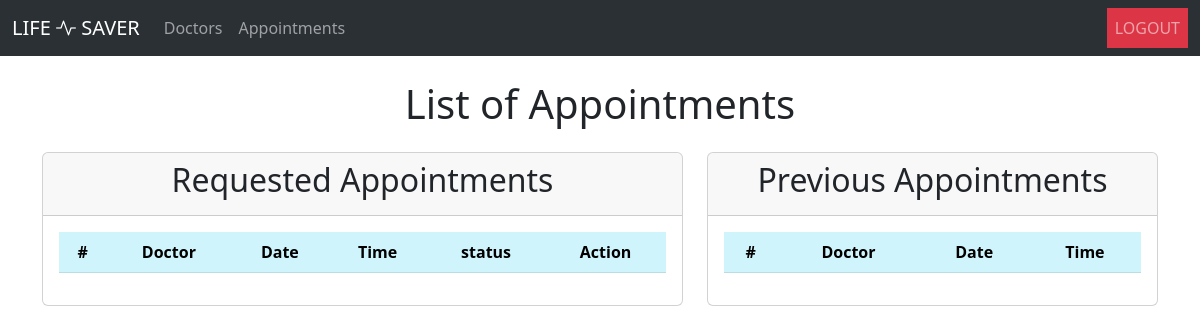
The app's page /patient/appointments/ (signed in), older data.
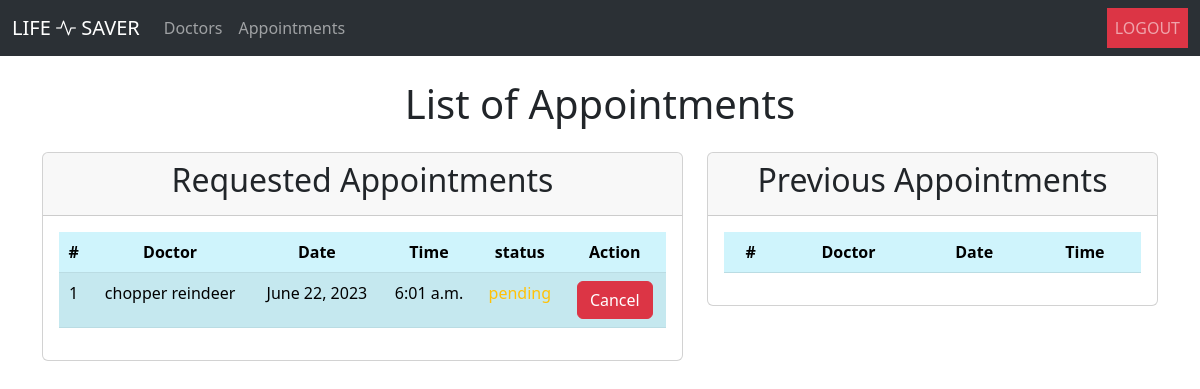
The same page, newer data.
### life_saver_appointment/models.py (models this page shows, shortened)
class Appointment(models.Model):
    doctor = models.ForeignKey(Doctor, on_delete=models.CASCADE)
    patient = models.ForeignKey(Patient, on_delete=models.CASCADE)
    date = models.DateField()
    time = models.TimeField()
    patient_remarks = models.TextField(blank=True, null=True)
    doctor_remarks = models.TextField(blank=True, null=True)
    status = models.CharField(max_length=50, default='pending')
    is_completed = models.BooleanField(default=False)
    class Meta:
        verbose_name_plural = 'Appointments'
        ordering = ['-date', '-time']

### life_saver_doctor/models.py (models this page shows, shortened)
class Doctor(models.Model):
    user = models.OneToOneField(User, on_delete=models.CASCADE, primary_key=True)
    specialization = models.CharField(max_length=30)
    experience = models.IntegerField()
    qualification = models.CharField(max_length=30)
    fees = models.IntegerField()
    is_verified = models.BooleanField(default=False)
    is_profile_complete = models.BooleanField(default=False)

### life_saver_user_auth/models.py (models this page shows, shortened)
class User(models.Model):
    first_name = models.CharField(max_length=30)
    last_name = models.CharField(max_length=30)
    email = models.EmailField(unique=True)
    phone = models.CharField(max_length=10)
    password = models.CharField(max_length=30)
    role = models.CharField(max_length=30)

### life_saver_patient/views.py (the view)
# urls.py: path('appointments/', appointments, name='appointments_admin'),
def appointments(request):
    if check_session(request):
        if check_profile_completion(request):
            patient = Patient.objects.get(user__id=request.session['user'])
            requestedAppointments = Appointment.objects.filter(patient=patient, is_completed=False)
            previousAppointments = Appointment.objects.filter(patient=patient, is_completed=True)
            return render(request, 'appointments_patient.html', {'user': patient, 'requestedAppointments': requestedAppointments, 'previousAppointments': previousAppointments})
        return redirect('profile_completion_patient')
    return redirect('login')

### life_saver_patient/views.py (called while the page is built)
def check_session(request):
    if request.session.has_key('user'):
        user = User.objects.get(id=request.session['user'])
        if user.role == 'patient':
            return True
    return False

def check_profile_completion(request):
    try:
        patient = Patient.objects.get(user__id=request.session['user'])
        if patient.is_profile_complete:
            return True
        return False
    except:
        return False

### life_saver_patient/templates/appointments_patient.html (shortened to what this page needs)
{% extends 'base_patient.html' %}
{% block content %}
<div class="container">
    <h1 class="text-center my-4">List of Appointments</h1>
    <div class="row">
        <div class="col-7">
            <div class="card">
                <div class="card-header">
                    <h2 class="text-center">Requested Appointments</h2>
                </div>
                <div class="card-body">
                    <table id="myTable1" class="table table-striped table-info">
                        <thead>
                            <tr>
                                <th class="text-center">#</th>
                                <th class="text-center">Doctor</th>
                                <th class="text-center">Date</th>
                                <th class="text-center">Time</th>
                                <th class="text-center">status</th>
                                <th class="text-center">Action</th>
                            </tr>
                        </thead>
                        <tbody>
                            {% for appointment in requestedAppointments %}
                            <tr class="text-center">
                                <td>{{ forloop.counter }}</td>
                                <td>{{ appointment.doctor.user.first_name }} {{ appointment.doctor.user.last_name }}
                                </td>
                                <td>{{ appointment.date }}</td>
                                <td>{{ appointment.time }}</td>
                                {% if appointment.status == 'pending' %}
                                <td class="text-warning">{{ appointment.status }}</td>
                                {% elif appointment.status == 'accepted' %}
                                <td class="text-success">{{ appointment.status }}</td>
                                {% elif appointment.status == 'rejected' %}
                                <td class="text-danger">{{ appointment.status }}</td>
                                {% endif %}
                                {% if appointment.status == 'rejected' %}
                                <td>
                                    <a href="{% url 'reschedule_appointment_patient' appointment.id %}" class="btn btn-success">Reschedule</a>
                                </td>
                                {% else %}
                                <td>
                                    <a href="{% url 'cancel_appointment_patient' appointment.id %}" class="btn btn-danger">Cancel</a>
                                </td>
                                {% endif %}
                            </tr>
                            {% endfor %}
                        </tbody>
                    </table>
                </div>
            </div>
        </div>
        <div class="col-5">
            <div class="card">
                <div class="card-header">
                    <h2 class="text-center">Previous Appointments</h2>
                </div>
                <div class="card-body">
                    <table id="myTable2" class="table table-striped table-info">
                        <thead>
                            <tr>
                                <th class="text-center">#</th>
                                <th class="text-center">Doctor</th>
                                <th class="text-center">Date</th>
                                <th class="text-center">Time</th>
                            </tr>
                        </thead>
                    </table>
                </div>
            </div>
        </div>
    </div>
</div>
{% endblock %}

### life_saver_patient/templates/base_patient.html (shortened to what this page needs)
<!doctype html>
<html lang="en">
<head>
	<link href="https://cdn.jsdelivr.net/npm/bootstrap@5.3.0-alpha3/dist/css/bootstrap.min.css" rel="stylesheet"
>
	<link rel="stylesheet" href="https://cdn.jsdelivr.net/npm/bootstrap-icons@1.10.5/font/bootstrap-icons.css">
	<link rel="stylesheet" href="https://cdn.datatables.net/1.13.4/css/jquery.dataTables.css" />
</head>
<body style="height: 100vh">
	<nav class="navbar navbar-expand-lg bg-body-tertiary bg-dark" data-bs-theme="dark">
		<div class="container-fluid">
			<a class="navbar-brand" href="{% url 'index_patient' %}">LIFE <i class="bi bi-activity"></i> SAVER</a>
			<div class="collapse navbar-collapse justify-content-between" id="navbarNav">
				<ul class="navbar-nav">
					<li class="nav-item">
						<a class="nav-link" href="{% url 'doctors_patient' %}">Doctors</a>
					</li>
					<li class="nav-item">
						<a class="nav-link" href="{% url 'appointments_patient' %}">Appointments</a>
					</li>
				</ul>
				<ul class="navbar-nav">
					<li class="nav-item">
						<a class="nav-link">{{ request.session.username }}</a>
					</li>
					<li class="nav-item">
						<a class="nav-link bg-danger" href="{% url 'logout' %}">LOGOUT</a>
					</li>
				</ul>
			</div>
		</div>
	</nav>
	{% block content %}{% endblock %}
</body>
</html>

Row changes from the older to the newer data that the page shows:
added Appointment: doctor.user.first_name "chopper", doctor.user.last_name "reindeer", date "June 22, 2023", time "6:01 a.m.", status "pending", shows "Cancel"
